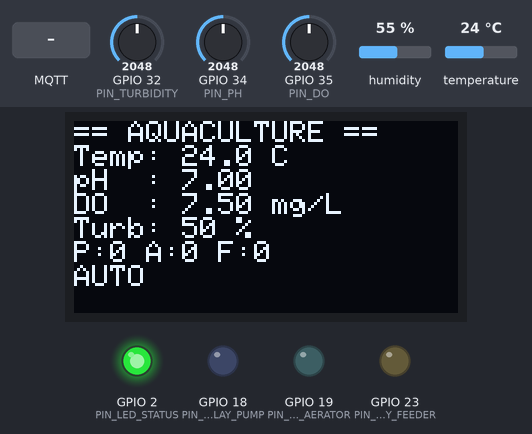
Bench run of a sketch on a simulated ESP32. Shown: 128×64 one-colour display, output pins drawn as LEDs (lit = HIGH). The inputs (shaded band) are chosen by the test bench; at power-on: temperature 24 °C, GPIO 32 (PIN_TURBIDITY) = 2048, GPIO 34 (PIN_PH) = 2048, GPIO 35 (PIN_DO) = 2048, humidity 55 % (analog values on the 0–4095 scale). WiFi joins after 1.5 s; servers stay silent unless stated; random numbers use the default seed unless the sketch sets one; no MQTT or app messages arrive unless stated; what the sketch prints to the serial monitor is not drawn.

Above: at 2.7 s.
2.8 s: MQTT message "pump:1" arrives on the first subscribed topic
At 6.7 s:
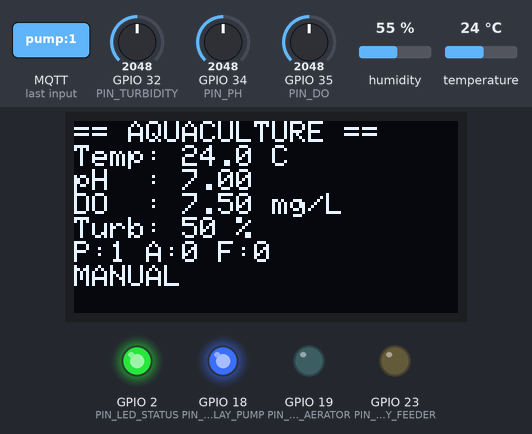
7.0 s: MQTT message "aerator:1" arrives on the first subscribed topic
At 8.4 s:
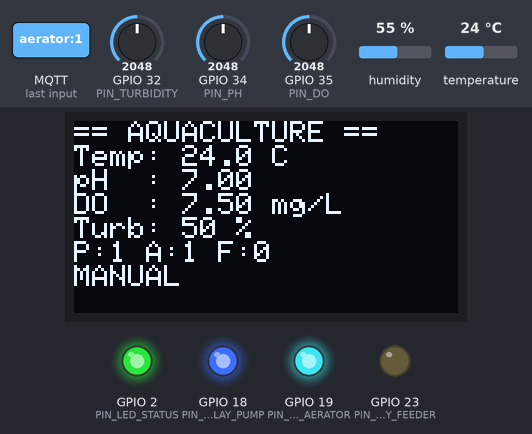
9.0 s: temperature set to 34.2 °C
At 10.8 s:
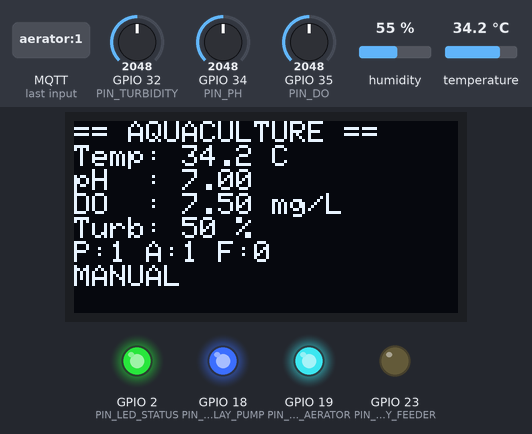
12.0 s: temperature set to 35.8 °C
At 15.1 s:
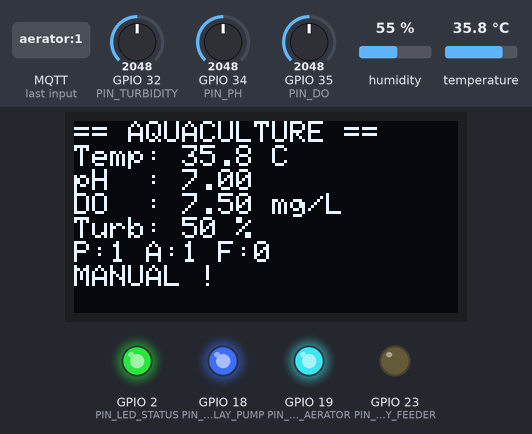
16.0 s: MQTT message "feeder:1" arrives on the first subscribed topic
At 17.8 s:
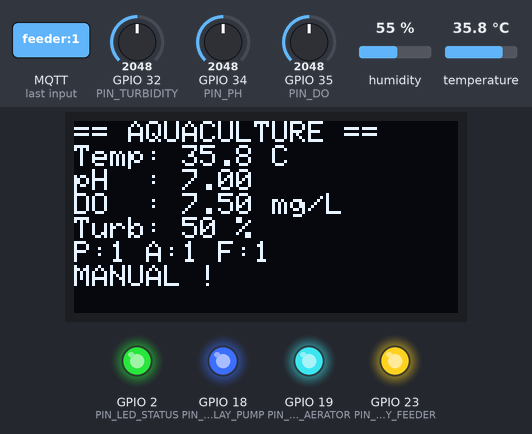
23.0 s: MQTT message "mode:auto" arrives on the first subscribed topic
At 25.1 s:
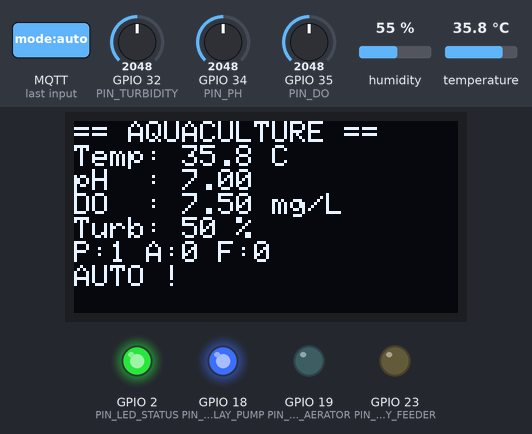
Timing chart, 0 to 26.6 s (numbered marks = the images above; inputs shaded):
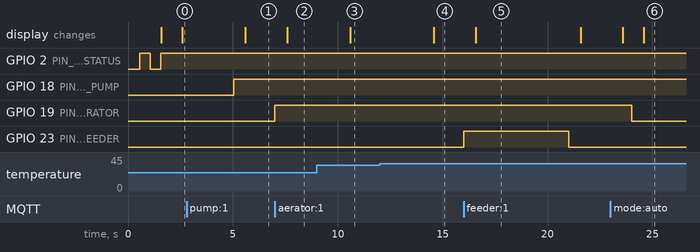

The sketch:

sketch.ino
```cpp
/*
 * Smart Aquaculture Monitoring System - ESP32 (Wokwi)
 * Sensors: DHT22, pH, Dissolved Oxygen, Turbidity (3 biến trở giả lập)
 * Display: SSD1306 OLED (I2C: SDA=21, SCL=22)
 * Protocol: MQTT (HiveMQ) - điều khiển bơm / sục khí / máy cho ăn
 *
 * Topic: <TOPIC_PREFIX>/<POND_ID>/{sensors|control|status}
 * -> TOPIC_PREFIX phải GIỐNG biến MQTT_PREFIX trong .env của aqua-api
 * -> POND_ID phải GIỐNG pondId của ao tạo trong app/API
 */

#include <WiFi.h>
#include <PubSubClient.h>
#include <DHT.h>
#include <Wire.h>
#include <Adafruit_GFX.h>
#include <Adafruit_SSD1306.h>

// ========== PIN ==========
#define DHT_PIN             4
#define DHT_TYPE            DHT22
#define PIN_PH              34
#define PIN_DO              35
#define PIN_TURBIDITY       32
#define PIN_LED_STATUS      2
#define PIN_RELAY_PUMP      18
#define PIN_RELAY_AERATOR   19
#define PIN_RELAY_FEEDER    23

// ========== OLED ==========
#define SCREEN_WIDTH 128
#define SCREEN_HEIGHT 64
#define OLED_ADDR    0x3C

// ========== CẤU HÌNH ==========
const char* POND_ID      = "pond1";            // <-- đổi theo pondId của ao
const char* TOPIC_PREFIX = "aqua/lq-7f3a";     // <-- đổi thành chuỗi riêng của nhóm

const char* WIFI_SSID     = "Wokwi-GUEST";
const char* WIFI_PASSWORD = "";
const int   WIFI_CHANNEL  = 6;

const char* MQTT_BROKER    = "broker.hivemq.com";
const int   MQTT_PORT      = 1883;
const char* MQTT_CLIENT_ID = "esp32-aquaculture";

char TOPIC_DATA[96], TOPIC_CONTROL[96], TOPIC_STATUS[96];

DHT dht(DHT_PIN, DHT_TYPE);
Adafruit_SSD1306 oled(SCREEN_WIDTH, SCREEN_HEIGHT, &Wire, -1);
WiFiClient wifiClient;
PubSubClient mqtt(wifiClient);

float temperature = 0.0, humidity = 0.0, pH = 7.0, dissolvedOxygen = 6.0, turbidity = 0.0;
bool pumpState = false, aeratorState = false, feederState = false;
bool autoMode = true;
bool alertActive = false;
unsigned long lastWifiTry = 0;
unsigned long feederEndAt = 0;

// Ngưỡng tự động (có trễ để relay không đóng/ngắt liên tục)
const float DO_ON  = 4.0f, DO_OFF  = 5.0f;     // mg/L
const float TURB_ON = 70.0f, TURB_OFF = 50.0f; // %
const float PH_MIN = 6.5f, PH_MAX = 8.5f;
const unsigned long FEED_DURATION_MS = 5000;   // máy cho ăn chạy 5s rồi tự tắt

unsigned long lastSensorRead = 0;
unsigned long lastMqttPublish = 0;
unsigned long lastMqttReconnect = 0;
unsigned long lastDisplayUpdate = 0;

void buildTopics() {
  snprintf(TOPIC_DATA,    sizeof(TOPIC_DATA),    "%s/%s/sensors", TOPIC_PREFIX, POND_ID);
  snprintf(TOPIC_CONTROL, sizeof(TOPIC_CONTROL), "%s/%s/control", TOPIC_PREFIX, POND_ID);
  snprintf(TOPIC_STATUS,  sizeof(TOPIC_STATUS),  "%s/%s/status",  TOPIC_PREFIX, POND_ID);
}

void setupWiFi() {
  Serial.print("Connecting to WiFi: ");
  Serial.println(WIFI_SSID);

  WiFi.mode(WIFI_STA);
  WiFi.begin(WIFI_SSID, WIFI_PASSWORD, WIFI_CHANNEL);

  int attempts = 0;
  while (WiFi.status() != WL_CONNECTED && attempts < 30) {
    delay(500);
    Serial.print(".");
    digitalWrite(PIN_LED_STATUS, !digitalRead(PIN_LED_STATUS));
    attempts++;
  }

  if (WiFi.status() == WL_CONNECTED) {
    Serial.println("\nWiFi connected!");
    Serial.print("IP: ");
    Serial.println(WiFi.localIP());
    digitalWrite(PIN_LED_STATUS, HIGH);
  } else {
    Serial.println("\nWiFi connection failed! Will retry in loop.");
    digitalWrite(PIN_LED_STATUS, LOW);
  }
}

void setPump(bool on)    { pumpState = on;    digitalWrite(PIN_RELAY_PUMP, on ? HIGH : LOW); }
void setAerator(bool on) { aeratorState = on; digitalWrite(PIN_RELAY_AERATOR, on ? HIGH : LOW); }
void setFeeder(bool on) {
  feederState = on;
  digitalWrite(PIN_RELAY_FEEDER, on ? HIGH : LOW);
  feederEndAt = on ? millis() + FEED_DURATION_MS : 0;
}

void applyAutoControl() {
  // Sục khí: bật khi DO thấp, tắt khi DO phục hồi
  if (dissolvedOxygen < DO_ON && !aeratorState)       setAerator(true);
  else if (dissolvedOxygen > DO_OFF && aeratorState)  setAerator(false);

  // Bơm: bật khi nước đục, tắt khi trong lại
  if (turbidity > TURB_ON && !pumpState)              setPump(true);
  else if (turbidity < TURB_OFF && pumpState)         setPump(false);
}

void checkAlert() {
  alertActive = (pH < PH_MIN || pH > PH_MAX || dissolvedOxygen < DO_ON || temperature > 35.0f);
}

void publishSensorData() {
  if (!mqtt.connected()) return;

  char payload[320];
  snprintf(payload, sizeof(payload),
    "{\"temp\":%.1f,\"hum\":%.1f,\"ph\":%.2f,\"do\":%.2f,\"turbidity\":%.1f,"
    "\"pump\":%d,\"aerator\":%d,\"feeder\":%d,\"mode\":\"%s\",\"alert\":%d,\"uptime\":%lu}",
    temperature, humidity, pH, dissolvedOxygen, turbidity,
    pumpState ? 1 : 0, aeratorState ? 1 : 0, feederState ? 1 : 0,
    autoMode ? "auto" : "manual", alertActive ? 1 : 0, millis() / 1000);

  if (mqtt.publish(TOPIC_DATA, payload, true)) {   // retained = true
    Serial.printf("Published: %s\n", payload);
  } else {
    Serial.println("MQTT publish failed!");
  }
}

void mqttCallback(char* topic, byte* payload, unsigned int length) {
  String msg = "";
  for (unsigned int i = 0; i < length; i++) msg += (char)payload[i];
  msg.trim();
  Serial.printf("MQTT [%s]: %s\n", topic, msg.c_str());

  if (msg == "mode:auto")        autoMode = true;
  else if (msg == "mode:manual") autoMode = false;
  else if (msg == "pump:1")      { autoMode = false; setPump(true); }
  else if (msg == "pump:0")      { autoMode = false; setPump(false); }
  else if (msg == "aerator:1")   { autoMode = false; setAerator(true); }
  else if (msg == "aerator:0")   { autoMode = false; setAerator(false); }
  else if (msg == "feeder:1")    setFeeder(true);    // cho ăn không đổi chế độ auto
  else if (msg == "feeder:0")    setFeeder(false);

  publishSensorData();   // báo trạng thái mới ngay, không chờ 5s
}

void ensureMqttConnected() {
  if (WiFi.status() != WL_CONNECTED) return;
  if (mqtt.connected()) return;

  unsigned long now = millis();
  if (now - lastMqttReconnect < 5000) return;
  lastMqttReconnect = now;

  Serial.print("Connecting to MQTT broker...");
  String clientId = String(MQTT_CLIENT_ID) + "-" + String((uint32_t)esp_random(), HEX);

  // Last Will: nếu ESP32 mất kết nối, broker tự phát "offline"
  if (mqtt.connect(clientId.c_str(), nullptr, nullptr, TOPIC_STATUS, 1, true, "offline")) {
    Serial.println(" connected!");
    mqtt.publish(TOPIC_STATUS, "online", true);   // retained
    mqtt.subscribe(TOPIC_CONTROL);
  } else {
    Serial.printf(" failed (rc=%d)\n", mqtt.state());
  }
}

void readSensors() {
  float t = dht.readTemperature();
  float h = dht.readHumidity();

  if (!isnan(t)) temperature = t;
  if (!isnan(h)) humidity = h;

  pH = analogRead(PIN_PH) * 14.0f / 4095.0f;
  dissolvedOxygen = analogRead(PIN_DO) * 15.0f / 4095.0f;
  turbidity = analogRead(PIN_TURBIDITY) * 100.0f / 4095.0f;

  Serial.printf("Temp:%.1fC Hum:%.1f%% pH:%.2f DO:%.2f Turb:%.0f%%\n",
                temperature, humidity, pH, dissolvedOxygen, turbidity);

  checkAlert();
  if (autoMode) applyAutoControl();
}

void updateDisplay() {
  oled.clearDisplay();
  oled.setCursor(0, 0);
  oled.println("== AQUACULTURE ==");
  oled.printf("Temp: %.1f C\n", temperature);
  oled.printf("pH  : %.2f\n", pH);
  oled.printf("DO  : %.2f mg/L\n", dissolvedOxygen);
  oled.printf("Turb: %.0f %%\n", turbidity);
  oled.printf("P:%s A:%s F:%s\n", pumpState ? "1" : "0", aeratorState ? "1" : "0", feederState ? "1" : "0");
  oled.printf("%s%s", autoMode ? "AUTO" : "MANUAL", alertActive ? " !" : "");
  oled.display();
}

void setup() {
  Serial.begin(115200);
  analogReadResolution(12);

  pinMode(PIN_LED_STATUS, OUTPUT);
  pinMode(PIN_RELAY_PUMP, OUTPUT);
  pinMode(PIN_RELAY_AERATOR, OUTPUT);
  pinMode(PIN_RELAY_FEEDER, OUTPUT);
  digitalWrite(PIN_RELAY_PUMP, LOW);
  digitalWrite(PIN_RELAY_AERATOR, LOW);
  digitalWrite(PIN_RELAY_FEEDER, LOW);

  buildTopics();
  dht.begin();

  Wire.begin(21, 22);
  if (!oled.begin(SSD1306_SWITCHCAPVCC, OLED_ADDR)) {
    Serial.println("SSD1306 OLED not found!");
  } else {
    oled.clearDisplay();
    oled.setTextColor(SSD1306_WHITE);
    oled.setTextSize(1);
    oled.setCursor(0, 0);
    oled.println("Aquaculture System");
    oled.println("Booting...");
    oled.display();
  }

  setupWiFi();

  mqtt.setServer(MQTT_BROKER, MQTT_PORT);
  mqtt.setBufferSize(512);
  mqtt.setCallback(mqttCallback);
}

void loop() {
  unsigned long now = millis();

  if (WiFi.status() != WL_CONNECTED && now - lastWifiTry >= 10000) {
    lastWifiTry = now;
    WiFi.disconnect();
    WiFi.begin(WIFI_SSID, WIFI_PASSWORD, WIFI_CHANNEL);   // không chặn loop
  }

  ensureMqttConnected();
  mqtt.loop();

  // Máy cho ăn tự tắt sau FEED_DURATION_MS
  if (feederState && (long)(now - feederEndAt) >= 0) {
    setFeeder(false);
    publishSensorData();
  }

  // Đọc cảm biến mỗi 2s
  if (now - lastSensorRead >= 2000) {
    lastSensorRead = now;
    readSensors();
  }

  // Gửi dữ liệu MQTT mỗi 5s
  if (now - lastMqttPublish >= 5000) {
    lastMqttPublish = now;
    publishSensorData();
  }

  // Cập nhật OLED mỗi 1s
  if (now - lastDisplayUpdate >= 1000) {
    lastDisplayUpdate = now;
    updateDisplay();
  }
}
```

Measured:
- the behaviour switches between 35 and 35.1 °C on temperature (found by bisection; images 3 and 4)
- after the input at 2.8 s, GPIO 18 (PIN_RELAY_PUMP): LOW → HIGH after 2.3 s; the display: changes after 2.8 s (image 1)
- after the input at 7.0 s, GPIO 19 (PIN_RELAY_AERATOR): LOW → HIGH at once; the display: changes after 0.58 s (image 2)
- after the input at 9.0 s, the display: changes after 1.6 s (image 3)
- after the input at 12.0 s, the display: changes after 2.6 s (image 4)
- after the input at 16.0 s, GPIO 23 (PIN_RELAY_FEEDER): LOW → HIGH at once, → LOW 5.0 s later; the display: changes after 0.59 s (image 5)
- after the input at 23.0 s, GPIO 19 (PIN_RELAY_AERATOR): HIGH → LOW after 1.0 s; the display: first changes after 0.59 s (image 6 shows a later state)
